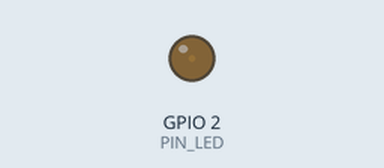
The sketch below on a simulated ESP32. Shown: output pins drawn as LEDs (lit = HIGH). What the sketch prints to the serial monitor is not drawn.

Above: at 0.05 s.
At 1.15 s:
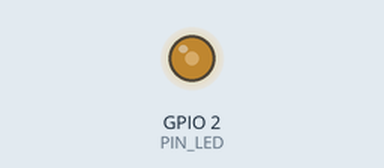
At 2.3 s:
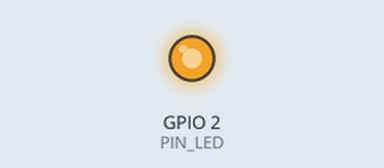
At 4.6 s:
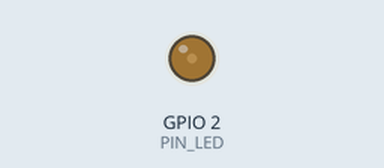
Timing chart, 0 to 6.7 s (numbered marks = the images above):
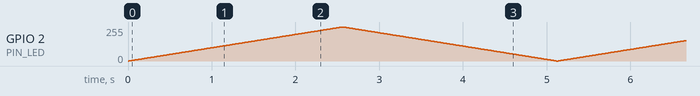

The sketch:

04_pwm.ino
```cpp
/*
 * ============================================================
 * CHAPITRE 04 : ANALOG & PWM
 * Projet : LED qui respire
 * Kit Freenove ESP32-WROVER
 * ============================================================
 *
 * OBJECTIF :
 * Faire augmenter puis diminuer progressivement
 * la luminosite d'une LED rouge.
 *
 * MATERIEL :
 * - ESP32-WROVER
 * - LED rouge
 * - Resistance 220 ohms
 * - Breadboard et fils
 *
 * BRANCHEMENT :
 * GPIO 2 -> Resistance 220 ohms -> LED (+)
 * LED (-) -> GND
 *
 * ============================================================
 */

// Broche utilisee pour commander la LED
#define PIN_LED 2

// Luminosite comprise entre 0 et 255
int luminosite = 0;

// Vitesse de variation de la luminosite
int vitesse = 10;

void setup() {

  // Configure GPIO 2 comme sortie
  pinMode(PIN_LED, OUTPUT);

  // Initialise le Moniteur serie
  Serial.begin(115200);

  // Eteint la LED au demarrage
  analogWrite(PIN_LED, 0);

  Serial.println("========================");
  Serial.println("CHAPITRE 04 - PWM");
  Serial.println("LED BREATHING");
  Serial.println("========================");
}

void loop() {

  // PHASE 1 : augmenter la luminosite
  for (luminosite = 0; luminosite <= 255; luminosite++) {

    // Applique la valeur PWM
    analogWrite(PIN_LED, luminosite);

    // Attend quelques millisecondes
    delay(vitesse);
  }

  // PHASE 2 : diminuer la luminosite
  for (luminosite = 255; luminosite >= 0; luminosite--) {

    // Diminue progressivement le PWM
    analogWrite(PIN_LED, luminosite);

    delay(vitesse);
  }
}
```
